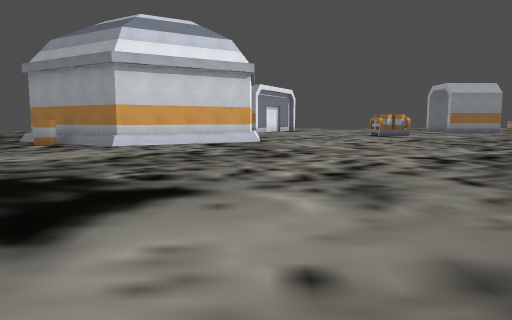
View 1 (above)

24 first-person views from a walk through a 3-D level made in the Godot game engine. The camera is 1.4 m above the floor, tilts 6° down and sees 70° across. The floor is counted in squares, 2 m on a side. Each view is taken from the middle of a square. On the plan, view 1 faces up. The plan holds only what a view shows up to about 11 squares ahead; the rest is blank. The place goes on beyond the plan. Characters and animated objects are left out. Some surface patterns are stand-ins.

View 2
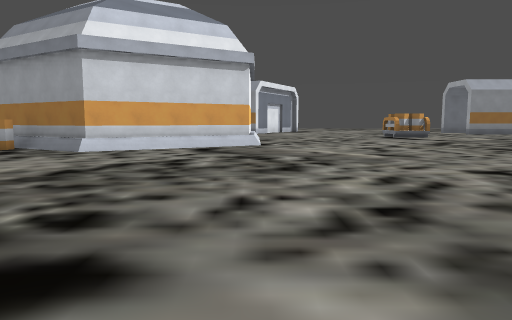

View 3
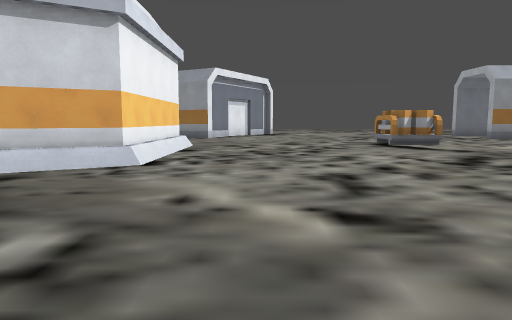

View 4
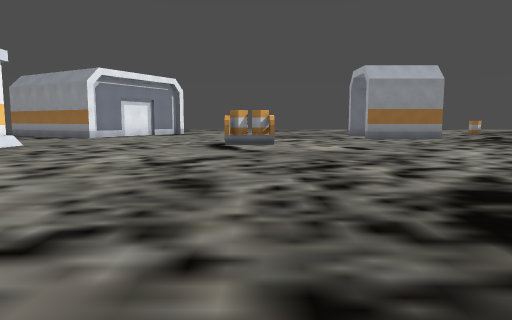

View 5
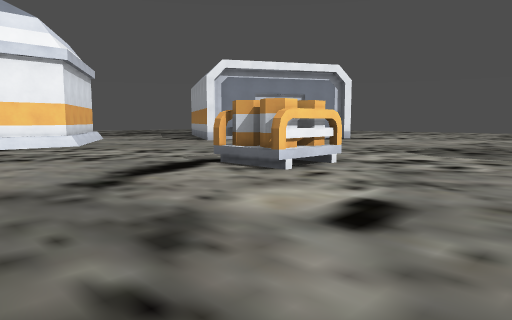

View 6
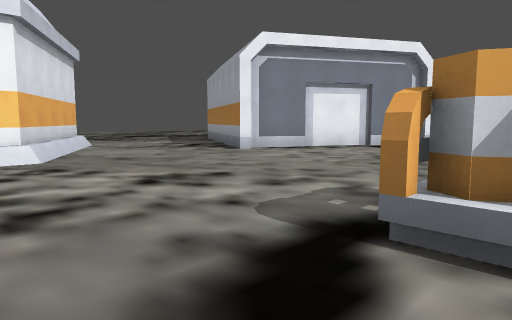

View 7
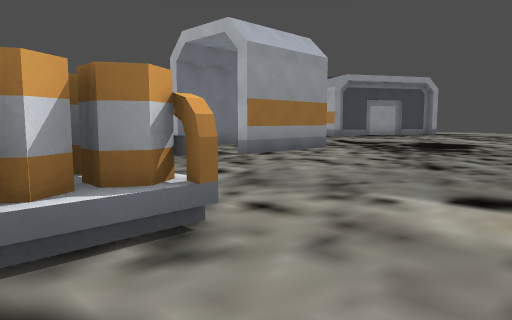

View 8
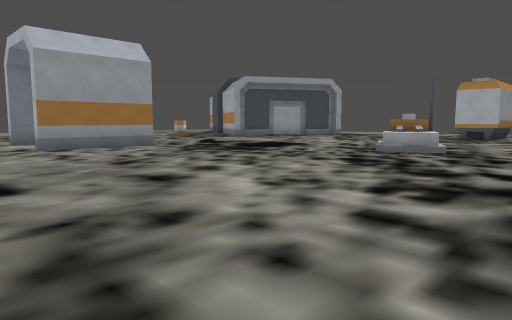

View 9
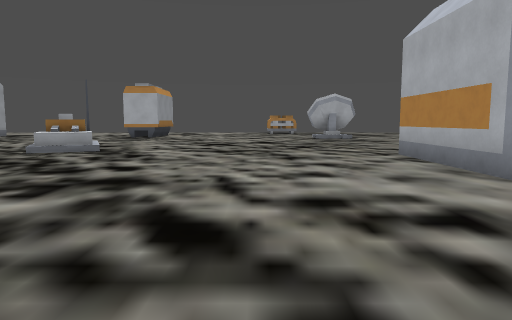

View 10
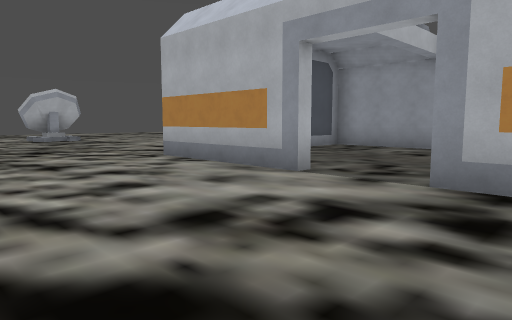

View 11
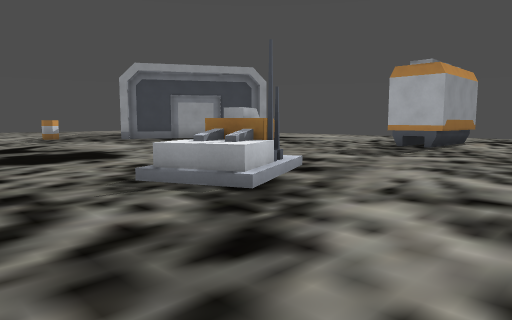

View 12
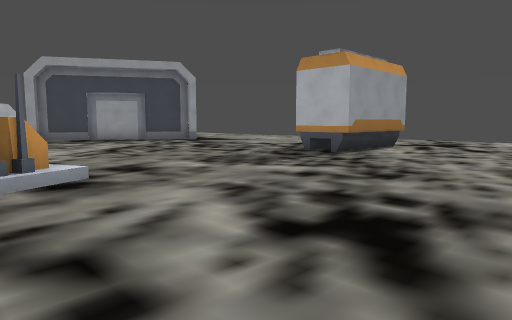

View 13
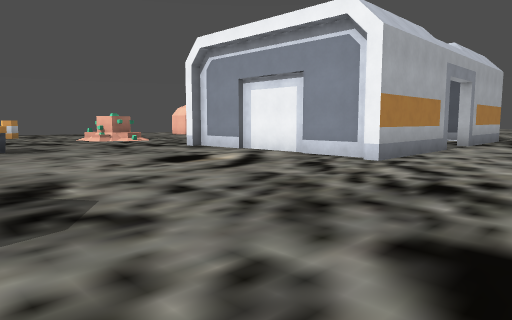

View 14
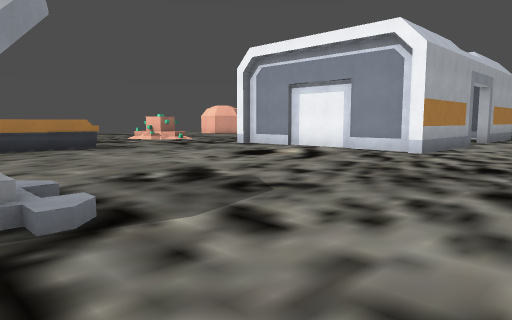

View 15
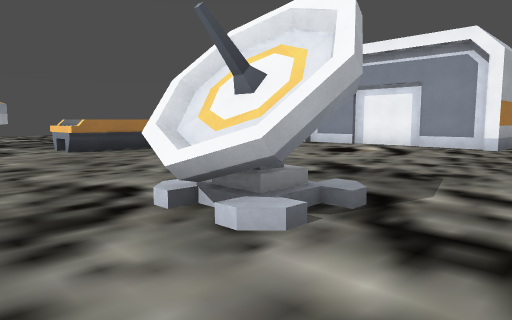

View 16
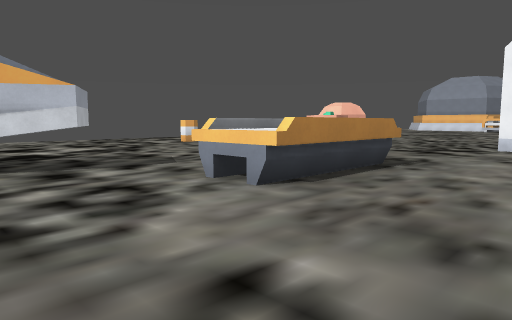

View 17
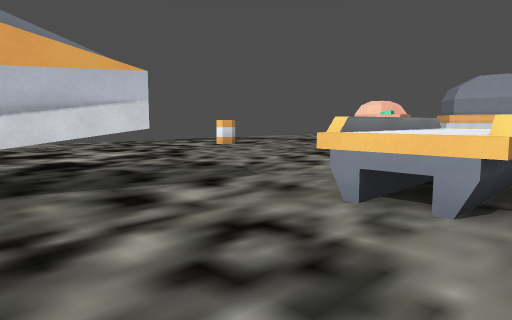

View 18
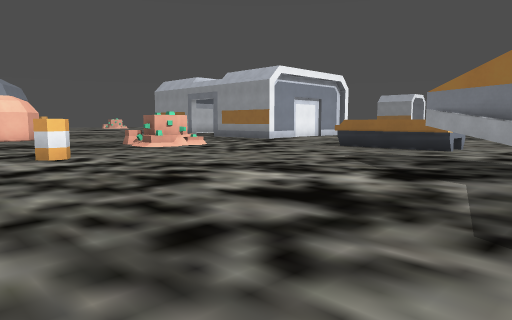

View 19
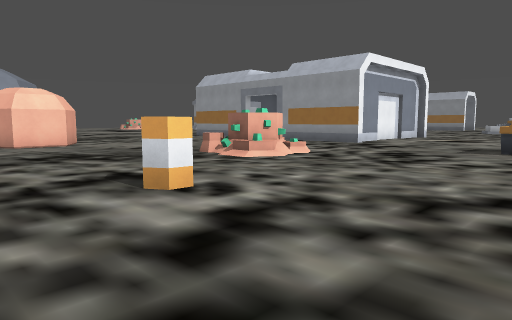

View 20
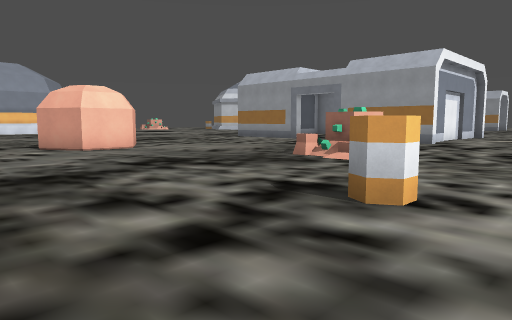

View 21
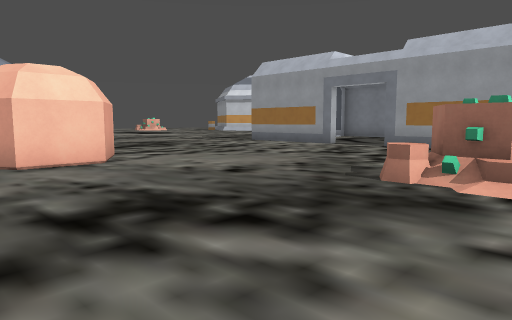

View 22
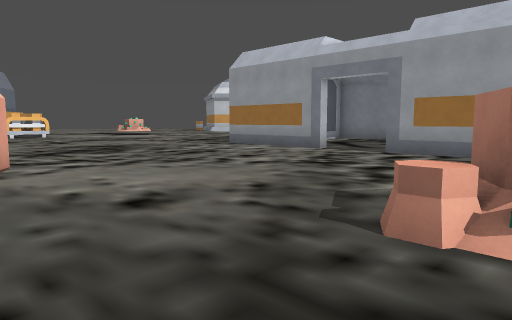

View 23
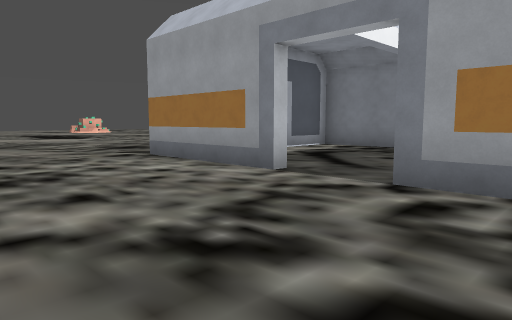

View 24
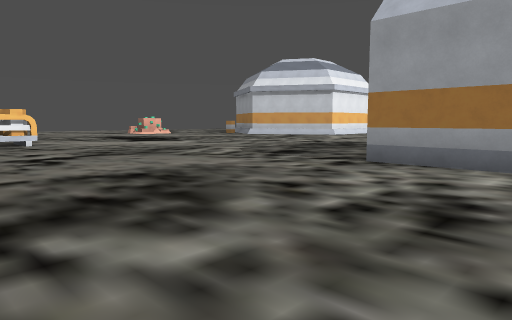

### Floor plan
Key: @ floor where view 1 was taken; # wall or solid block; . floor; / step, stairs or slope; = window, fence, low wall or low ledge; ^ raised ledge; B barrel; T thing the floor can be seen under or through.
Columns run from 7 left of view 1 to 27 right of it. Each row starts with its distance up from view 1.
 24        #... ..... .##   ...
 23      .##......... ..    ......
 22     ...............###.........
 21    .......... ..................
 20    #......... #..................
 19    ###.......##...................
 18      ##......##...................
 17       ##..................=.......
 16        #.................^^......##
 15        #.................^#........
 14        #...........................
 13 #    ###...........................
 12 ######............................
 11 B.###............................
 10 ...................................
  9  ..................................
  8  ..............####..###........#..
  7   ........... .#.......#........#..
  6    ........... #.......#..........
  5    ...........  .......#..........
  4     ...........  ......#...........
  3      ..........   .....#...........
  2       .........####..###...........
  1       .......................^^^...
  0       .@.....................^^^...
 -1       #............................
 -2      ##................ #/......TT
 -3           ............./^/.......T
 -4             ...........//.........
 -5                  .#...............
 -6                   #................
 -7                   #.......B........
 -8                  ..................
 -9                     ...............
-10                          .... ..

Where each view was taken, in squares from view 1:
view 1: 0 up, 0 right, facing up
view 2: 2 up, 0 right, facing up
view 3: 7 up, 2 right, facing up
view 4: 7 up, 7 right, facing up
view 5: 14 up, 11 right, facing up-left
view 6: 16 up, 7 right, facing up-left
view 7: 16 up, 6 right, facing up-right
view 8: 12 up, 9 right, facing up-right
view 9: 11 up, 9 right, facing right
view 10: 12 up, 10 right, facing down-right
view 11: 12 up, 15 right, facing up-right
view 12: 11 up, 18 right, facing up-right
view 13: 11 up, 23 right, facing down-left
view 14: 11 up, 25 right, facing down-left
view 15: 10 up, 27 right, facing down-left
view 16: 4 up, 27 right, facing down-left
view 17: 2 up, 27 right, facing down-left
view 18: 9 down, 27 right, facing up-left
view 19: 9 down, 23 right, facing up-left
view 20: 10 down, 21 right, facing up-left
view 21: 8 down, 18 right, facing up-left
view 22: 6 down, 17 right, facing up-left
view 23: 2 down, 15 right, facing up-left
view 24: 4 down, 11 right, facing up-left
